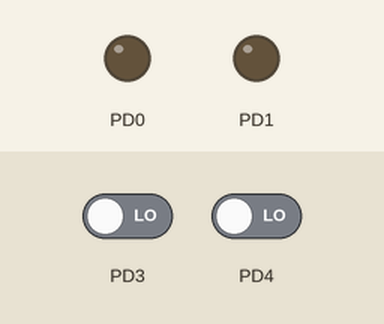
Recording of a program running on a simulated ATmega328P, built with avr-gcc and emulated at 16 MHz. Shown: output pins drawn as LEDs (lit = HIGH). The inputs (shaded band) are chosen by the test bench; at power-on: PD3 LOW, PD4 LOW.

Above: at 1.2 s.
1.3 s: PD3 driven HIGH
At 1.8 s:
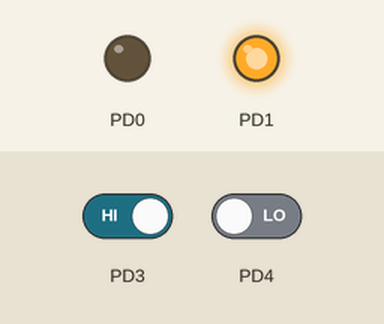
2.8 s: PD3 driven LOW and PD4 driven HIGH
At 4.1 s:
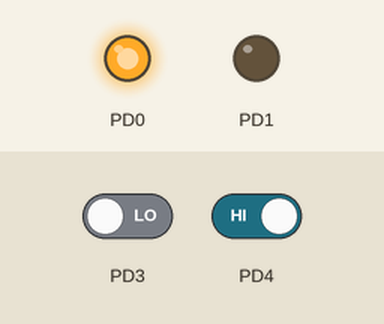
Timing chart, 0 to 5.8 s (numbered marks = the images above; inputs shaded):
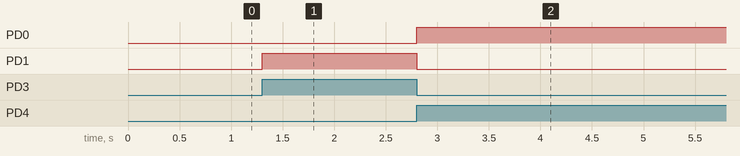

The program:

main.c
```c
/*
 * conveyer_motor_atmega328p.c
 *
 * Created: 11/19/2017 2:41:17 PM
 * Author : HP USER
 */

#define F_CPU 16000000UL
#include <avr/io.h>
#include <util/delay.h>


int main(void)
{
	DDRD=0b00000011;
	/* Replace with your application code */
	while (1)
	{
		if(PIND & (1<<PIND3))
		{
			PORTD=(1<<PORTD1);
			PORTD &=~(1<<PORTD0);


		}

		else if(PIND & (1<<PIND4))

		{
			PORTD&=~(1<<PORTD1);
			PORTD =(1<<PORTD0);


		}

		//_delay_ms(100);
	}
}
```

Measured:
- after the input at 1.3 s, PD1: LOW → HIGH at once
- after the input at 2.8 s, PD0: LOW → HIGH at once; PD1: HIGH → LOW at once
